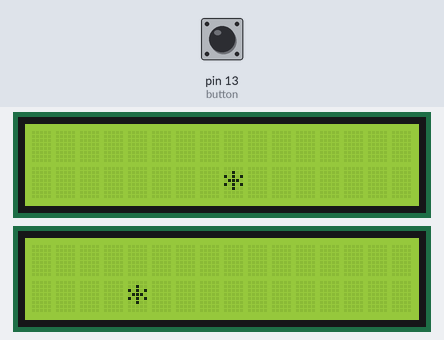
The sketch below on a simulated Arduino Uno, built with avr-gcc and run on an emulated ATmega328P. Parts: 2 × 16×2 character LCD. The inputs (shaded band) are chosen by the test bench; at power-on: pin 13 (button) HIGH.

Above: at 1.3 s.
1.4 s: pin 13 (button) pulled LOW for 3.2 s
At 1.9 s:
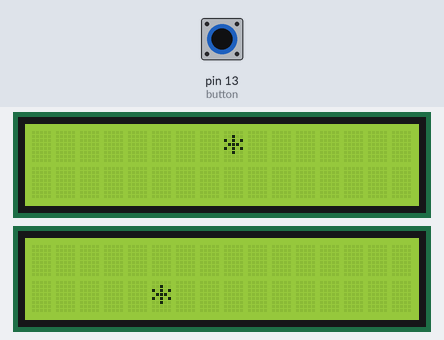
6.1 s: pin 13 (button) pulled LOW for 0.15 s
At 6.6 s:
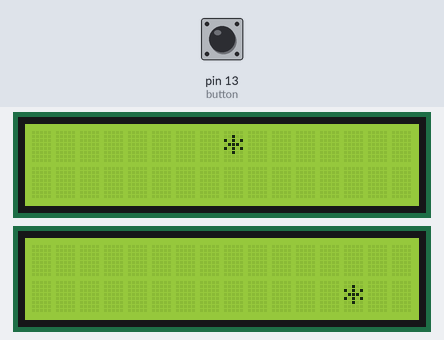
10.9 s: pin 13 (button) pulled LOW for 1 s
At 11.4 s:
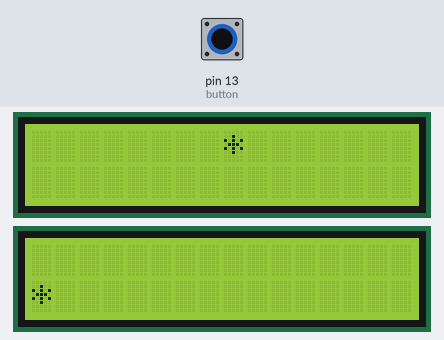
12.5 s: pin 13 (button) pulled LOW for 0.15 s
At 12.9 s:
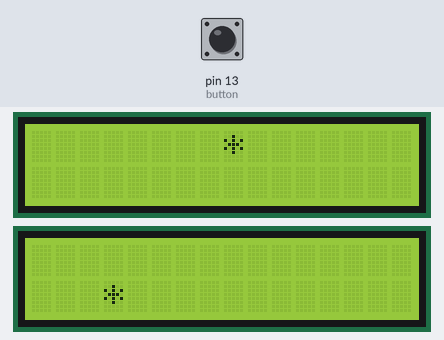
Timing chart, 0 to 15.5 s (numbered marks = the images above; inputs shaded):
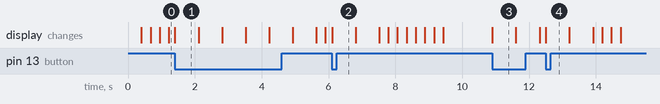

Measured:
- after the input at 10.9 s, the display: changes at once (image 3)
- what the display in image 1 shows lasts 0.7 s, from 1.4 s to 2.1 s

The sketch:

Jump.ino
```cpp
#include <LiquidCrystal.h>
LiquidCrystal bounch(7, 8, 9, 10, 11, 12);
LiquidCrystal slide(7, 8, 9, 10, 11, 12);

int button = 13;
int buttonL = A5;
int buttonR = A4;

void setup()
{
  bounch.begin(16, 2);
  slide.begin(16, 2);
  pinMode(button, INPUT);
  pinMode(buttonL, INPUT);
  pinMode(buttonR, INPUT);
}

void loop()
{
  int asterick = 0;
  bool locBounch = false;

  while(asterick >= 0 && asterick < 15) {  //left to right

    //collides w sliding one
    if(asterick == 8 && locBounch == false){
      bounch.clear();
      slide.clear();

      slide.setCursor(4, 1);
      slide.print("Game Over");
      delay(1000);

      //game over screen
      while(digitalRead(button) == HIGH) {

      }
      asterick = -1;

    }else{ //they did not collide

      //if button is pressed:
      if(digitalRead(button) == LOW){

        //jump:
        bounch.clear();
        slide.clear();
        bounch.setCursor(8, 0);
        bounch.print("*");
        locBounch = true;
        slide.setCursor(asterick, 1);
        slide.print("*");
        delay(700);

        //reset
        asterick++;
        bounch.clear();
        slide.clear();
        bounch.setCursor(8, 1);
        bounch.print("*");
        locBounch = false;
        slide.setCursor(asterick, 1);
        slide.print("*");
        delay(700);

        asterick++;
      }
      else //button is not pressed
      {

        //clear to see
        slide.clear();
        bounch.clear();

        //runs loop for half a second, unless the button is pressed
        for(int i = 0; i < 500; i++)
        {
          if(digitalRead(button) == LOW)
          {
            i = 10000;
          }

          //move slider one
          slide.setCursor(asterick, 1);
          slide.print("*");

          bounch.setCursor(8, 1);
          bounch.print("*");
          locBounch = false;
        }

        //if not pressed:
        asterick++;
      }
    }
 }


 //reverse
 while(asterick <= 15 && asterick >= 0) {

    if(asterick == 8 && locBounch == false){
      bounch.clear();
      slide.clear();

      slide.setCursor(4, 1);
      slide.print("Game Over");
      delay(1000);

      //game over screen
      while(digitalRead(button) == HIGH) {

      }

      asterick = -1;

    }else{
      //if button is pressed:
      if(digitalRead(button) == LOW){
        //jump:
        bounch.clear();
        slide.clear();
        bounch.setCursor(8, 0);
        bounch.print("*");
        locBounch = true;
        slide.setCursor(asterick, 1);
        slide.print("*");
        delay(700);

        //reset
        asterick--;
        bounch.clear();
        slide.clear();
        bounch.setCursor(8, 1);
        bounch.print("*");
        locBounch = false;
        slide.setCursor(asterick, 1);
        slide.print("*");
        delay(700);

        asterick--;
      }
      else
      {
        //clear to see
        slide.clear();
        bounch.clear();

        for(int i = 0; i < 500; i++)
        {
          if(digitalRead(button) == LOW)
          {
            i = 10000;
          }
          //move slider one
          slide.setCursor(asterick, 1);
          slide.print("*");
          bounch.setCursor(8, 1);
          bounch.print("*");
          locBounch = false;
        }

        //if not pressed:
        asterick--;
      }
    }
 }

}
```
